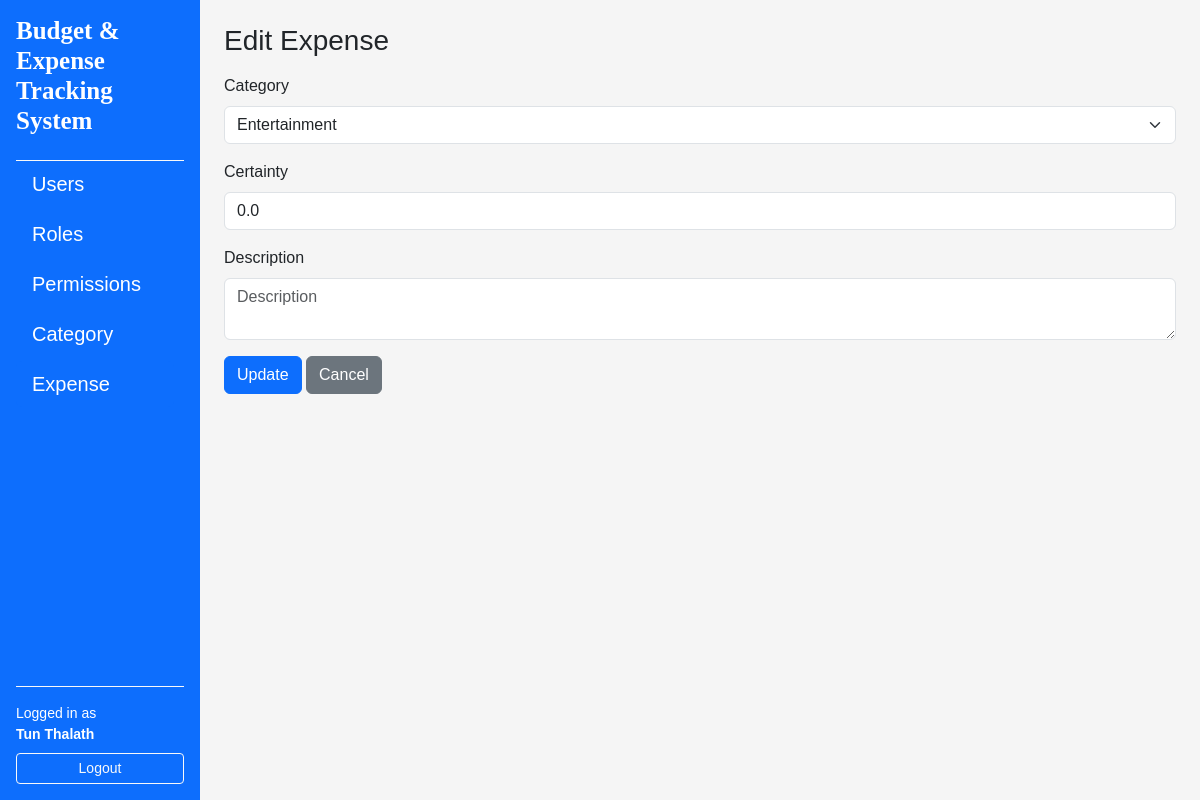
Before: /expenses/4/edit (signed in) with the older database file.
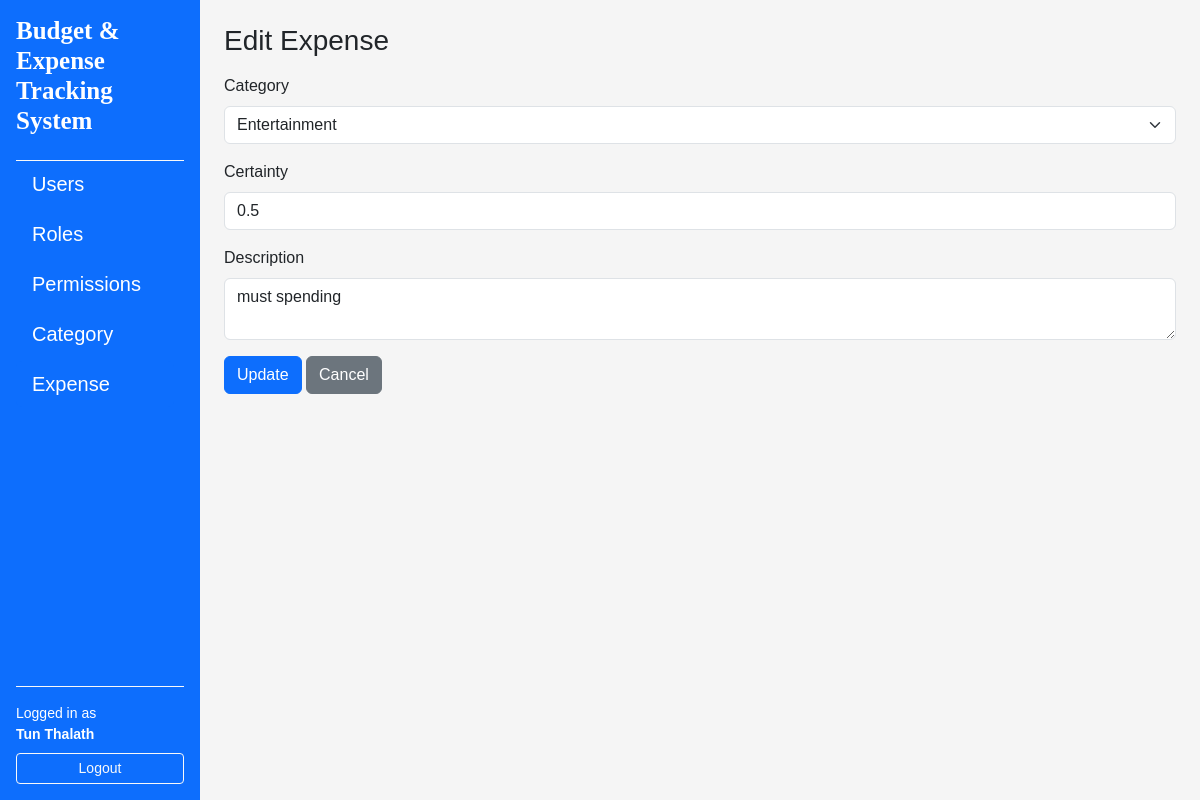
After: the same page with the newer database file.
### app/models/expenses.py (models this page shows, shortened)
class Expense(db.Model):
    __tablename__ = 'expenses'
    id = db.Column(db.Integer, primary_key=True, nullable=False)
    certainty = db.Column(db.Float, nullable=False)
    description = db.Column(db.String(255))
    created_at = db.Column(db.DateTime, default=datetime.utcnow, nullable=False)
    updated_at = db.Column(db.DateTime, default=datetime.utcnow, onupdate=datetime.utcnow, nullable=False)
    categories = db.relationship("Category", secondary=expense_categories, back_populates="expenses")
    budgets = db.relationship("Budget", secondary=expense_budgets, back_populates="expenses")

### app/routes/expense_routes.py (the view, shortened to what this page needs)
@expense_bp.route("/<int:expense_id>/edit", methods=["GET", "POST"])
@login_required
def edit(expense_id: int):
    expense = ExpenseService.get_by_id(expense_id)
    form = ExpenseEditForm(original_expense=expense, obj=expense)
    return render_template("expenses/edit.html", expense=expense, form=form)

### app/forms/expense_forms.py
class ExpenseEditForm(FlaskForm):
    categories = SelectField(
        "Category",
        validators=[DataRequired()],
        coerce=int,
        render_kw={"placeholder": "Select Category"}
    )
    certainty = FloatField(
        "Certainty",
        validators=[DataRequired()],
        default=0.00,
    )
    description = TextAreaField(
        "Description",
        render_kw={"placeholder": "Description"}
    )
    submit = SubmitField("Update")
    def __init__(self,original_expense: Expense, *args, **kwargs):
        super().__init__(*args, **kwargs)
        self.original_expense = original_expense
        self.categories.choices = _category_choices()

### app/forms/expense_forms.py (called while the page is built)
def _category_choices():
    return [
        (c.id, c.name)
        for c in db.session.scalars(
            db.select(Category).order_by(Category.name)
        )
    ]

### app/services/expense_services.py (called while the page is built)
    @staticmethod
    def get_by_id(expense_id: int) -> Optional[Expense]:
        return Expense.query.get(expense_id)

### app/templates/expenses/edit.html (shortened to what this page needs)
{% extends "layouts/base.html" %}
{% block content %}
<h1 class="h3 mb-3"> Edit Expense </h1>
<form method="post", novalidate>
     {% include "expenses/_form.html" %}
</form>
{% endblock %}

### app/templates/expenses/_form.html (shortened to what this page needs)
    <div class="mb-3">
        {{ form.categories.label(class="form-label") }}
        {{ form.categories(class="form-select") }}
    </div>
    <div class="mb-3">
        {{ form.certainty.label(class="form-label") }}
        {{ form.certainty(class="form-control") }}
    </div>
    <div class="mb-3">
        {{ form.description.label(class="form-label") }}
        {{ form.description(class="form-control") }}
    </div>
<div>
    {{ form.submit(class="btn btn-primary") }}
    <a href="{{ url_for('expenses.index') }}" class="btn btn-secondary"> Cancel</a>
</div>

Changed rows visible on the page:
added Expense: certainty "0.5", description "must spending"
Other visible differences:
form field certainty: "0.0" → (not shown)
